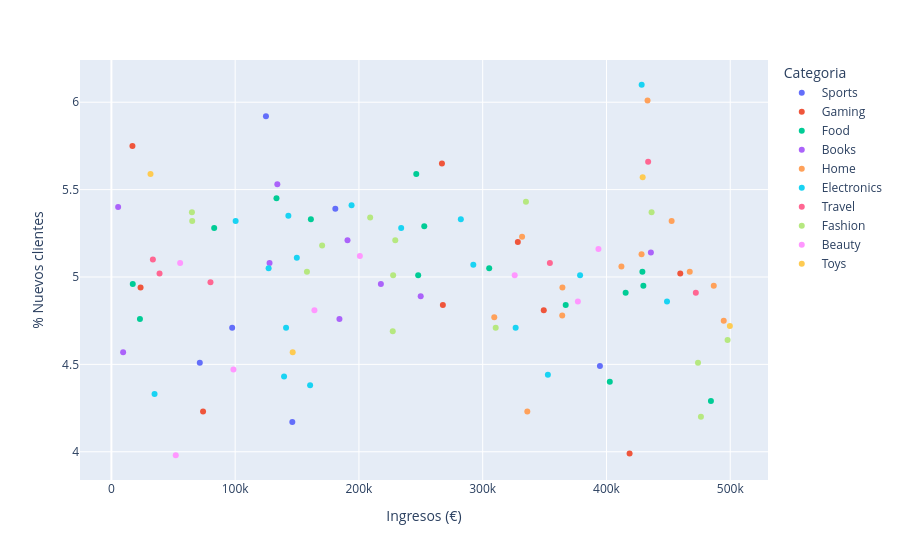

The code cell stored with this chart in its notebook:
### Markdown cell above
plotly express al generar un gráfico interactivo ayuda a saber qué producto es cual

### Code cell
figura_nv2_2 = px.scatter(
    x=info_pivot[('Ingresos totales','')],
    y=info_pivot[('% Nous clients','')],
    hover_name=info_pivot.index.get_level_values(0),
    # hover_data=[info_pivot.index.get_level_values(0)], # Sirve para controlar que información muestras al pasar por encima
    color=info_pivot.index.get_level_values(1),
    labels={
    'x': 'Ingresos (€)',
    'y': '% Nuevos clientes',
    'color':'Categoria'}
)
figura_nv2_2.show()

### Figure 1 — Plotly figure (JSON) as saved in the notebook; plotly's stock layout.template omitted (floating-point values rounded to 4 significant figures)
{"data": [{"hovertemplate": "<b>%{hovertext}</b><br><br>Categoria=Sports<br>Ingresos (€)=%{x}<br>% Nuevos clientes=%{y}<extra></extra>", "hovertext": [1.0, 19.0, 24.0, 40.0, 61.0, 98.0], "legendgroup": "Sports", "marker": {"color": "#636efa", "symbol": "circle"}, "mode": "markers", "name": "Sports", "orientation": "v", "showlegend": true, "type": "scatter", "x": [394700.0, 146200.0, 124900.0, 180900.0, 71430.0, 97590.0], "xaxis": "x", "y": [4.49, 4.17, 5.92, 5.39, 4.51, 4.71], "yaxis": "y"}, {"hovertemplate": "<b>%{hovertext}</b><br><br>Categoria=Gaming<br>Ingresos (€)=%{x}<br>% Nuevos clientes=%{y}<extra></extra>", "hovertext": [2.0, 12.0, 34.0, 35.0, 44.0, 51.0, 53.0, 56.0, 70.0], "legendgroup": "Gaming", "marker": {"color": "#EF553B", "symbol": "circle"}, "mode": "markers", "name": "Gaming", "orientation": "v", "showlegend": true, "type": "scatter", "x": [23580.0, 459600.0, 328400.0, 267800.0, 267100.0, 74050.0, 349300.0, 418700.0, 17010.0], "xaxis": "x", "y": [4.94, 5.02, 5.2, 4.84, 5.65, 4.23, 4.81, 3.99, 5.75], "yaxis": "y"}, {"hovertemplate": "<b>%{hovertext}</b><br><br>Categoria=Food<br>Ingresos (€)=%{x}<br>% Nuevos clientes=%{y}<extra></extra>", "hovertext": [3.0, 10.0, 26.0, 36.0, 52.0, 68.0, 71.0, 74.0, 75.0, 76.0, 77.0, 87.0, 92.0, 93.0, 95.0], "legendgroup": "Food", "marker": {"color": "#00cc96", "symbol": "circle"}, "mode": "markers", "name": "Food", "orientation": "v", "showlegend": true, "type": "scatter", "x": [429000.0, 305300.0, 133400.0, 246300.0, 83060.0, 429800.0, 252800.0, 402700.0, 23060.0, 161200.0, 367100.0, 247900.0, 415500.0, 484400.0, 17260.0], "xaxis": "x", "y": [5.03, 5.05, 5.45, 5.59, 5.28, 4.95, 5.29, 4.4, 4.76, 5.33, 4.84, 5.01, 4.91, 4.29, 4.96], "yaxis": "y"}, {"hovertemplate": "<b>%{hovertext}</b><br><br>Categoria=Books<br>Ingresos (€)=%{x}<br>% Nuevos clientes=%{y}<extra></extra>", "hovertext": [4.0, 9.0, 21.0, 29.0, 31.0, 49.0, 55.0, 66.0, 94.0], "legendgroup": "Books", "marker": {"color": "#ab63fa", "symbol": "circle"}, "mode": "markers", "name": "Books", "orientation": "v", "showlegend": true, "type": "scatter", "x": [184300.0, 190800.0, 249900.0, 435900.0, 217700.0, 134100.0, 9479.0, 5457.0, 127800.0], "xaxis": "x", "y": [4.76, 5.21, 4.89, 5.14, 4.96, 5.53, 4.57, 5.4, 5.08], "yaxis": "y"}, {"hovertemplate": "<b>%{hovertext}</b><br><br>Categoria=Home<br>Ingresos (€)=%{x}<br>% Nuevos clientes=%{y}<extra></extra>", "hovertext": [5.0, 6.0, 14.0, 15.0, 16.0, 22.0, 27.0, 32.0, 50.0, 58.0, 67.0, 72.0], "legendgroup": "Home", "marker": {"color": "#FFA15A", "symbol": "circle"}, "mode": "markers", "name": "Home", "orientation": "v", "showlegend": true, "type": "scatter", "x": [433200.0, 336000.0, 364400.0, 486700.0, 467300.0, 364200.0, 428300.0, 452700.0, 309400.0, 331800.0, 494700.0, 412100.0], "xaxis": "x", "y": [6.01, 4.23, 4.94, 4.95, 5.03, 4.78, 5.13, 5.32, 4.77, 5.23, 4.75, 5.06], "yaxis": "y"}, {"hovertemplate": "<b>%{hovertext}</b><br><br>Categoria=Electronics<br>Ingresos (€)=%{x}<br>% Nuevos clientes=%{y}<extra></extra>", "hovertext": [7.0, 11.0, 30.0, 33.0, 38.0, 41.0, 43.0, 57.0, 59.0, 69.0, 73.0, 78.0, 80.0, 84.0, 91.0, 99.0, 100.0], "legendgroup": "Electronics", "marker": {"color": "#19d3f3", "symbol": "circle"}, "mode": "markers", "name": "Electronics", "orientation": "v", "showlegend": true, "type": "scatter", "x": [160500.0, 127000.0, 194100.0, 326600.0, 141100.0, 352700.0, 143000.0, 428400.0, 282300.0, 139500.0, 292400.0, 448900.0, 34870.0, 234100.0, 149800.0, 378700.0, 100400.0], "xaxis": "x", "y": [4.38, 5.05, 5.41, 4.71, 4.71, 4.44, 5.35, 6.1, 5.33, 4.43, 5.07, 4.86, 4.33, 5.28, 5.11, 5.01, 5.32], "yaxis": "y"}, {"hovertemplate": "<b>%{hovertext}</b><br><br>Categoria=Travel<br>Ingresos (€)=%{x}<br>% Nuevos clientes=%{y}<extra></extra>", "hovertext": [8.0, 13.0, 54.0, 63.0, 81.0, 89.0], "legendgroup": "Travel", "marker": {"color": "#FF6692", "symbol": "circle"}, "mode": "markers", "name": "Travel", "orientation": "v", "showlegend": true, "type": "scatter", "x": [80050.0, 354300.0, 33520.0, 472200.0, 38900.0, 433700.0], "xaxis": "x", "y": [4.97, 5.08, 5.1, 4.91, 5.02, 5.66], "yaxis": "y"}, {"hovertemplate": "<b>%{hovertext}</b><br><br>Categoria=Fashion<br>Ingresos (€)=%{x}<br>% Nuevos clientes=%{y}<extra></extra>", "hovertext": [17.0, 20.0, 23.0, 37.0, 45.0, 47.0, 60.0, 62.0, 64.0, 65.0, 79.0, 83.0, 85.0, 86.0], "legendgroup": "Fashion", "marker": {"color": "#B6E880", "symbol": "circle"}, "mode": "markers", "name": "Fashion", "orientation": "v", "showlegend": true, "type": "scatter", "x": [229400.0, 227300.0, 436500.0, 65050.0, 227600.0, 209100.0, 170300.0, 476300.0, 497900.0, 310500.0, 334900.0, 65290.0, 158000.0, 474000.0], "xaxis": "x", "y": [5.21, 4.69, 5.37, 5.37, 5.01, 5.34, 5.18, 4.2, 4.64, 4.71, 5.43, 5.32, 5.03, 4.51], "yaxis": "y"}, {"hovertemplate": "<b>%{hovertext}</b><br><br>Categoria=Beauty<br>Ingresos (€)=%{x}<br>% Nuevos clientes=%{y}<extra></extra>", "hovertext": [18.0, 25.0, 28.0, 42.0, 48.0, 90.0, 96.0, 97.0], "legendgroup": "Beauty", "marker": {"color": "#FF97FF", "symbol": "circle"}, "mode": "markers", "name": "Beauty", "orientation": "v", "showlegend": true, "type": "scatter", "x": [376900.0, 393500.0, 325900.0, 200800.0, 55550.0, 98610.0, 52010.0, 164000.0], "xaxis": "x", "y": [4.86, 5.16, 5.01, 5.12, 5.08, 4.47, 3.98, 4.81], "yaxis": "y"}, {"hovertemplate": "<b>%{hovertext}</b><br><br>Categoria=Toys<br>Ingresos (€)=%{x}<br>% Nuevos clientes=%{y}<extra></extra>", "hovertext": [39.0, 46.0, 82.0, 88.0], "legendgroup": "Toys", "marker": {"color": "#FECB52", "symbol": "circle"}, "mode": "markers", "name": "Toys", "orientation": "v", "showlegend": true, "type": "scatter", "x": [499700.0, 146500.0, 31600.0, 429200.0], "xaxis": "x", "y": [4.72, 4.57, 5.59, 5.57], "yaxis": "y"}], "layout": {"legend": {"title": {"text": "Categoria"}, "tracegroupgap": 0}, "margin": {"t": 60}, "xaxis": {"anchor": "y", "domain": [0, 1], "title": {"text": "Ingresos (€)"}}, "yaxis": {"anchor": "x", "domain": [0, 1], "title": {"text": "% Nuevos clientes"}}}}
